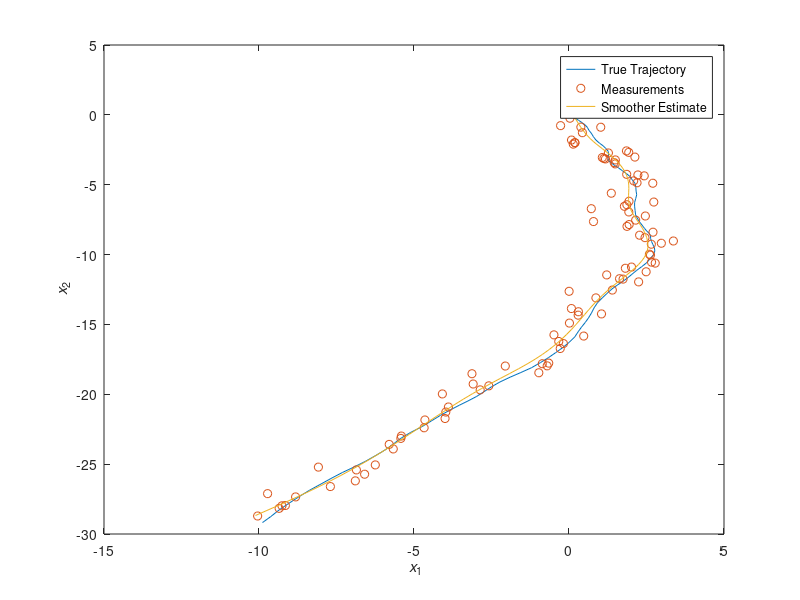

This chart was generated by the following MATLAB code:
%%%%%%%%%%%%%%%%%%%%%%%%%%%%%%%%%%%%%%%%%%%%%%%%%%%%%%%%%%%%%%%%%
%
% Track car state with Kalman filter and Rauch-Tung-Striebel
% smoother as in Examples 4.3 and 8.3 of the book
%
% Simo Sarkka (2013), Bayesian Filtering and Smoothing,
% Cambridge University Press. 
%
% Last updated: $Date: 2013/08/26 12:58:41 $.
%
% This software is distributed under the GNU General Public 
% Licence (version 2 or later); please refer to the file 
% Licence.txt, included with the software, for details.
%
%%%%%%%%%%%%%%%%%%%%%%%%%%%%%%%%%%%%%%%%%%%%%%%%%%%%%%%%%%%%%%%%%

%%
% Set the parameters
%
    
    q = 1;
    dt = 0.1;
    s = 0.5;
    A = [1 0 dt 0;
        0 1 0 dt;
        0 0 1 0;
        0 0 0 1];
    Q = q*[dt^3/3 0 dt^2/2 0;
           0 dt^3/3 0 dt^2/2;
           dt^2/2 0 dt 0;
           0 dt^2/2 0 dt];
    
    H = [1 0 0 0;
         0 1 0 0];
    R = s^2*eye(2);
    m0 = [0;0;1;-1];
    P0 = eye(4);

%%
% Simulate data
%
    randn('state',33);

    steps = 100;
    X = zeros(size(A,1),steps);
    Y = zeros(size(H,1),steps);
    x = m0;
    for k=1:steps
        q = chol(Q)'*randn(size(A,1),1); %noise
        x = A*x + q;
        y = H*x + s*randn(2,1);
        X(:,k) = x;
        Y(:,k) = y;
    end
    
    plot(X(1,:),X(2,:),'-',Y(1,:),Y(2,:),'.',X(1,1),X(2,1),'*');
    legend('Trajectory','Measurements');
    xlabel('{\it x}_1');
    ylabel('{\it x}_2');

%%
% Kalman filter
%
    m = m0;
    P = P0;
    kf_m = zeros(size(m,1),size(Y,2));
    kf_P = zeros(size(P,1),size(P,2),size(Y,2));
    for k=1:size(Y,2)
        m = A*m;
        P = A*P*A' + Q;
        
        S = H*P*H' + R;
        K = P*H'/S;
        m = m + K*(Y(:,k) - H*m);
        P = P - K*S*K';
        
        kf_m(:,k) = m;
        kf_P(:,:,k) = P;
    end
    
    rmse_raw = sqrt(mean(sum((Y - X(1:2,:)).^2,1)))
    rmse_kf = sqrt(mean(sum((kf_m(1:2,:) - X(1:2,:)).^2,1)))
    
    clf;
    h=plot(X(1,:),X(2,:),'-',Y(1,:),Y(2,:),'o',...
        kf_m(1,:),kf_m(2,:),'-');
    legend('True Trajectory','Measurements','Filter Estimate');
    xlabel('{\it x}_1');
    ylabel('{\it x}_2');

%%
% RTS smoother
%
    ms = m;
    Ps = P;
    rts_m = zeros(size(m,1),size(Y,2));
    rts_P = zeros(size(P,1),size(P,2),size(Y,2));
    rts_m(:,end) = ms;
    rts_P(:,:,end) = Ps;
    for k=size(kf_m,2)-1:-1:1
        mp = A*kf_m(:,k);
        Pp = A*kf_P(:,:,k)*A'+Q;
        Ck = kf_P(:,:,k)*A'/Pp; 
        ms = kf_m(:,k) + Ck*(ms - mp);
        Ps = kf_P(:,:,k) + Ck*(Ps - Pp)*Ck';
        rts_m(:,k) = ms;
        rts_P(:,:,k) = Ps;
    end
    
    rmse_rts = sqrt(mean(sum((rts_m(1:2,:) - X(1:2,:)).^2,1)))
    
    clf;
    h=plot(X(1,:),X(2,:),'-',Y(1,:),Y(2,:),'o',...
        rts_m(1,:),rts_m(2,:),'-');
    legend('True Trajectory','Measurements','Smoother Estimate');
    xlabel('{\it x}_1');
ylabel('{\it x}_2');
